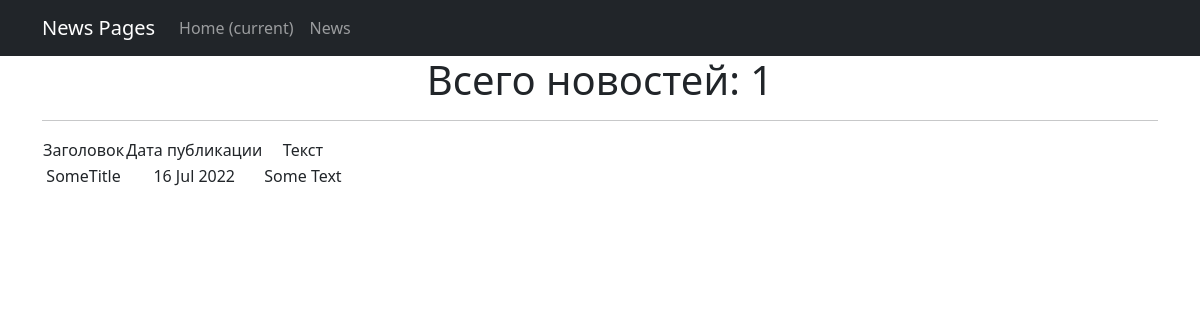
Before: /news/ with the older database file.
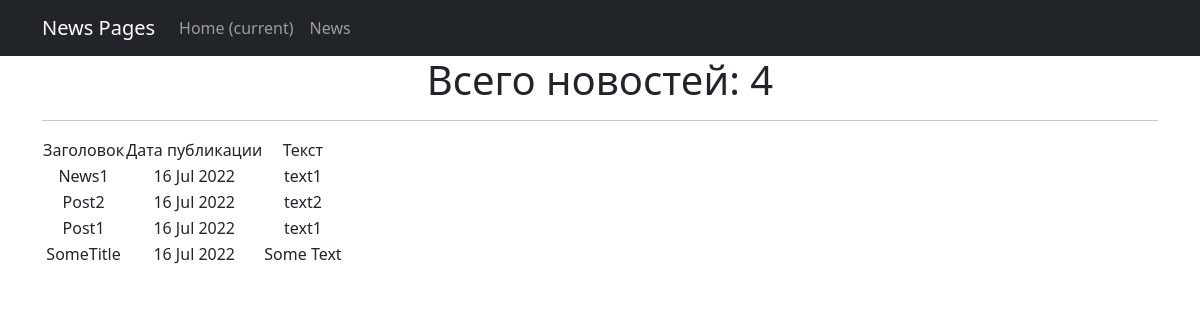
After: the same page with the newer database file.
### news/models.py (models this page shows, shortened)
class Post(models.Model):
    news = 'NW'
    post = 'PT'
    POSITIONS = [
        (news, 'Новость'),
        (post, 'Статья')
    ]
    author = models.ForeignKey(Author, on_delete=models.CASCADE)
    choice = models.CharField(max_length=2,
                              choices=POSITIONS,
                              default=post)
    time_in = models.DateTimeField(auto_now_add=True)
    category = models.ManyToManyField(Category, through='PostCategory')
    post_name = models.CharField(max_length=255)
    text = models.TextField()
    post_rating = models.IntegerField(default=0)

### news/views.py (the view)
# urls.py: path('', NewsList.as_view(), name='news_list'),
class NewsList(ListView):
    model = Post
    template_name = 'news.html'
    context_object_name = 'news'
    ordering = '-time_in'
    paginate_by = 10

### news/templatetags/custom_filters.py (called while the page is built)
def is_int(text):
    try:
        int(text)
        return True
    except ValueError:
        return False

def is_float(text):
    try:
        float(text)
        return True
    except ValueError:
        return False

@register.filter()
def censor(text):
    temp_text = text.split()
    for i, txt in enumerate(temp_text):
        if not is_int(txt) and not is_float(txt):
            if len(txt.lower()[:-1]) > 2 and txt.lower()[:-1] in BAD_WORDS:
                temp_text[i] = f'{txt[0]}{"*" * (len(txt) - 1)}'
    return " ".join(temp_text)

### templates/news.html (shortened to what this page needs)
{% extends 'default.html' %}
{% load custom_filters %}
{% block content %}
<h1>Всего новостей: {{ news|length }}</h1>
    <hr>
    {% if news %}
    <table>
        <tr>
            <td>Заголовок</td>
            <td>Дата публикации</td>
            <td>Текст</td>
        </tr>
        {% for new in news %}
        <tr>
            <td>{{ new.post_name|censor }}</td>
            <td>{{ new.time_in|date:'d M Y' }}</td>
            <td>{{ new.text|censor|truncatechars:20 }}</td>
        </tr>
        {% endfor %}
    {% endif %}
    </table>
{% endblock content %}

Changed rows visible on the page:
added Post: post_name|censor "News1", time_in "16 Jul 2022", text|censor "text1"
added Post: post_name|censor "Post2", time_in "16 Jul 2022", text|censor "text2"
added Post: post_name|censor "Post1", time_in "16 Jul 2022", text|censor "text1"
Other visible differences:
{{ news|length }}: "1" → "4"
